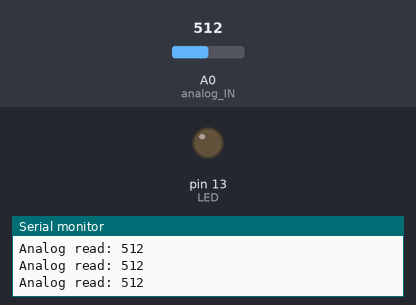
Bench run of a sketch on a simulated Arduino Uno, built with avr-gcc and run on an emulated ATmega328P. Parts: output pins drawn as LEDs (lit = HIGH), the last lines printed to the serial monitor. The test bench sets the inputs (shaded band); at power-on: A0 (analog_IN) = 512.

Above: at 1.2 s.
1.3 s: A0 (analog_IN) set to 312
2.8 s: A0 (analog_IN) set to 282
At 3.2 s:
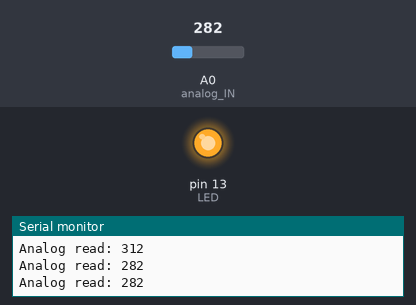
4.3 s: A0 (analog_IN) set to 306
At 5.6 s:
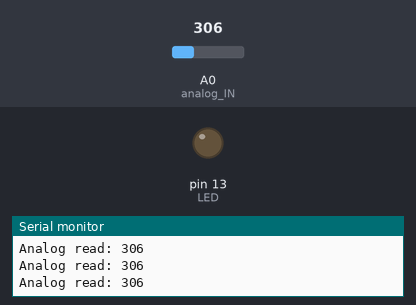
5.9 s: A0 (analog_IN) set to 290
At 7.0 s:
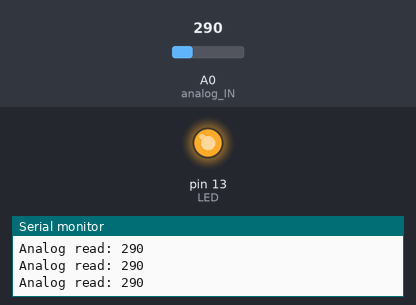
Timing chart, 0 to 8.5 s (numbered marks = the images above; inputs shaded):
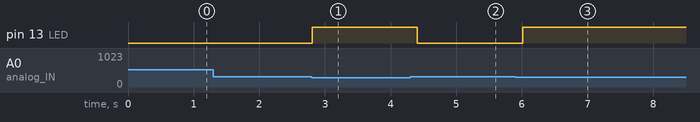

Measured:
- the behaviour switches between 301 and 300 on A0 (analog_IN) (found by bisection; images 0 and 1)
- after the input at 2.8 s, pin 13 (LED): LOW → HIGH at once
- after the input at 4.3 s, pin 13 (LED): HIGH → LOW after 0.11 s
- after the input at 5.9 s, pin 13 (LED): LOW → HIGH after 0.11 s

The sketch:

Automatic_Switch_On_Off.ino
```cpp
int LED = 13; // Use the onboard Uno LED
int analog_IN = A0;  // This is our input pin

void setup() //Setup for initializing pinmodes
{
  pinMode(LED, OUTPUT);
  pinMode(analog_IN, INPUT);
  Serial.begin(9600);  //initializing serialing monitor
}

void loop() {

  int Value = analogRead(analog_IN); //reading value of ldr sensor (0-1023)
  Serial.print("Analog read: ");
  Serial.println(Value);
  if(Value<=300){
    digitalWrite(LED,HIGH);
    }
   else{
   digitalWrite(LED,LOW);
   }
  delay(200);
}
```
